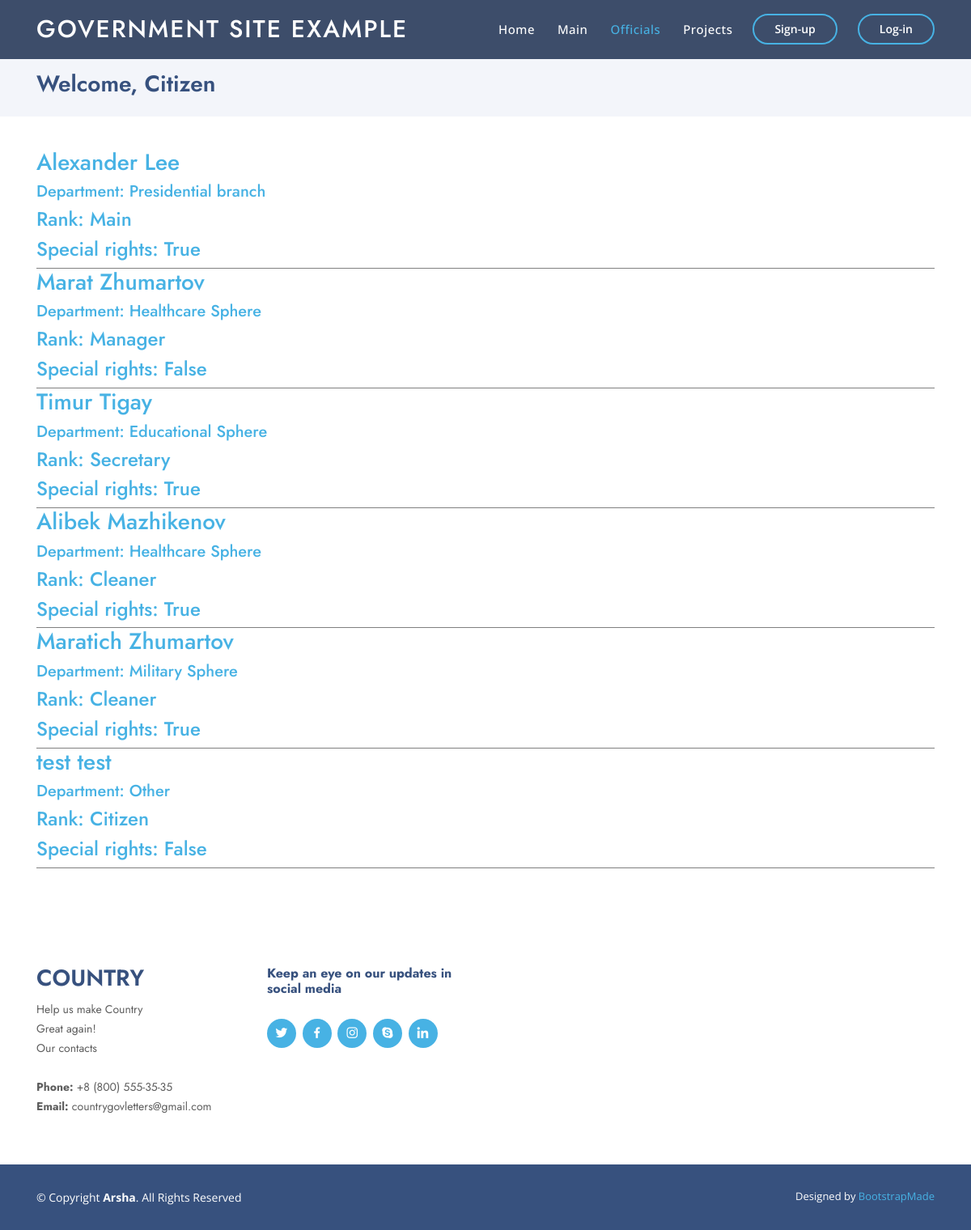
Before: /team with the older database file.
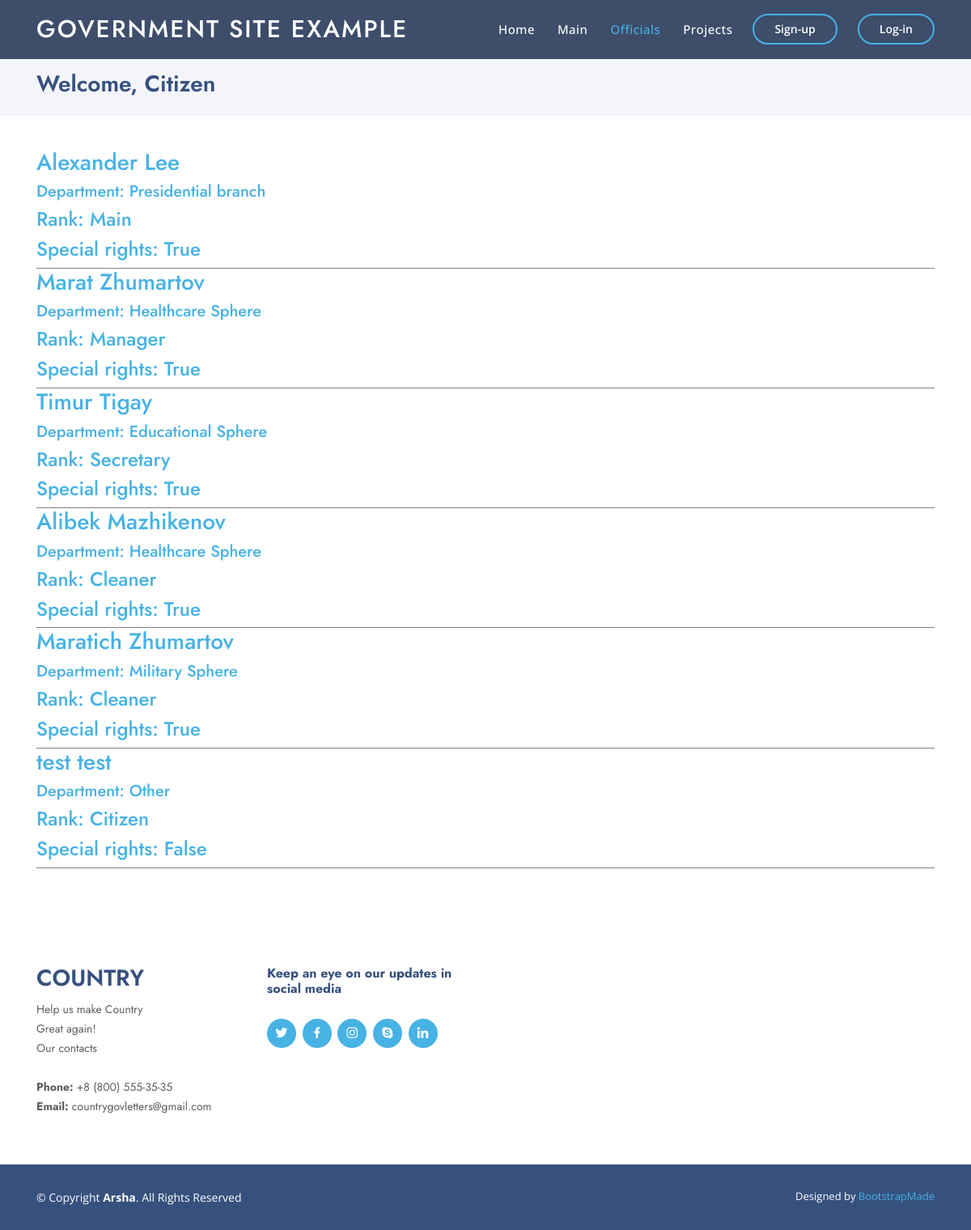
After: the same page with the newer database file.
### Content/models.py (models this page shows, shortened)
class Citizen(models.Model):
    user = models.OneToOneField(User, on_delete=models.CASCADE)
    department = models.CharField(max_length=100)
    avatar = models.ImageField(name="avatar", upload_to='avatars')
    amount_of_accepted_projects = models.IntegerField(default=0)
    bday = models.DateField(name="birth_day", auto_now=False)
    gender = models.CharField(name="gender", default="Other", max_length=15, choices=[('Male','Male'), ('Female','Female'), ('Other','Other')])
    age = models.IntegerField(name="age", default=0)
    rank = models.CharField(name="rank", default="", max_length=100)
    ed_proj = models.IntegerField(name="education_projects", default=0)
    health_proj = models.IntegerField(name="healthcare_projects", default=0)
    military_proj = models.IntegerField(name="military_projects", default=0)
    social_proj = models.IntegerField(name="social_projects", default=0)
    cult_proj = models.IntegerField(name="culture_projects", default=0)
    is_staff = models.BooleanField(name="is_staff", default=False)
    class Meta:
        verbose_name = 'Citizen'
        verbose_name_plural = 'Citizens'

### Content/views.py (the view)
# urls.py: path('team', team),
def team(request):
    context = context_data_preparing(request)
    context['team'] = Citizen.objects.all()
    return render(request, 'Content/team.html', context)

### Content/views_cases.py (called while the page is built)
def context_data_preparing(request):
    try:
        context = {
            'cit':Citizen.objects.get(id=request.user.id),
            'user':request.user
        }
    except Exception:
        context = {
            'cit':None,
            'user':None
        }
    return context

### Content/templates/Content/team.html (shortened to what this page needs)
{% load static %}
<!DOCTYPE html>
<html lang="en">
<head>
  <link href="{% static "vendor/bootstrap/css/bootstrap.min.css" %}" rel="stylesheet">
  <link href="{% static "vendor/icofont/icofont.min.css" %}" rel="stylesheet">
  <link href="{% static "vendor/boxicons/css/boxicons.min.css" %}" rel="stylesheet">
  <link href="{% static "vendor/remixicon/remixicon.css" %}" rel="stylesheet">
  <link href="{% static "vendor/venobox/venobox.css" %}" rel="stylesheet">
  <link href="{% static "vendor/owl.carousel/assets/owl.carousel.min.css" %}" rel="stylesheet">
  <link href="{% static "vendor/aos/aos.css" %}" rel="stylesheet">
  <link href="{% static "css/style.css" %}" rel="stylesheet">
</head>
<body>
  <header id="header" class="fixed-top header-inner-pages">
    <div class="container d-flex align-items-center">
      <h1 class="logo mr-auto"><a href="#">Government site example</a></h1>
      <nav class="nav-menu d-none d-lg-block">
        <ul>
            <li><a href="start">Home</a></li>
            <li ><a href="main">Main</a></li>
            <li class="active"><a href="#">Officials</a></li>
            <li><a href="projects">Projects</a></li>
        </ul>
      </nav>
      {% if user %}
            <a href="logout" class="get-started-btn scrollto">Logout</a>
      {% else %}
      <a href="auth" class="get-started-btn scrollto">Sign-up</a>
      <a href="login" class="get-started-btn scrollto">Log-in</a>
      {% endif %}
    </div>
  </header>
  <main id="main">
    <section id="breadcrumbs" class="breadcrumbs">
      <div class="container">
        <h2>Welcome, {% if user %} {{ user.first_name }} {{ user.last_name }} {% else %} Citizen {% endif %}</h2>
      </div>
    </section>
    <section id="portfolio-details" class="portfolio-details">
      <div class="container">
        {% if team %}
        {% for official in team %}
        <a href="profile?id={{official.id}}">
          <div class="portfolio-details-container" style="border-bottom: 1px solid grey;">
            <h3>{{ official.user.first_name }} {{ official.user.last_name }}</h3>
            <h5>Department: {{ official.department }}</h5>
            <h4>Rank: {{ official.rank }}</h4>
            <h4>Special rights: {{ official.is_staff }}</h4>
          </div>
        </a>
        {% endfor %}
        {% endif %}
      </div>
    </section>
  </main>
  <footer id="footer">
    <div class="footer-top">
      <div class="container">
        <div class="row">
          <div class="col-lg-3 col-md-6 footer-contact">
            <h3>Country</h3>
            <p>
              Help us make Country <br>
              Great again!<br>
              Our contacts<br><br>
              <strong>Phone:</strong> +8 (800) 555-35-35<br>
              <strong>Email:</strong> countrygovletters@gmail.com<br>
            </p>
          </div>
          <div class="col-lg-3 col-md-6 footer-links">
            <h4>Keep an eye on our updates in social media</h4>
            <div class="social-links mt-3">
              <a href="#" class="twitter"><i class="bx bxl-twitter"></i></a>
              <a href="#" class="facebook"><i class="bx bxl-facebook"></i></a>
              <a href="#" class="instagram"><i class="bx bxl-instagram"></i></a>
              <a href="#" class="google-plus"><i class="bx bxl-skype"></i></a>
              <a href="#" class="linkedin"><i class="bx bxl-linkedin"></i></a>
            </div>
          </div>
        </div>
      </div>
    </div>
    <div class="container footer-bottom clearfix">
      <div class="copyright">
        &copy; Copyright <strong><span>Arsha</span></strong>. All Rights Reserved
      </div>
      <div class="credits">
        Designed by <a href="https://bootstrapmade.com/">BootstrapMade</a>
      </div>
    </div>
  </footer>
</body>
</html>

Changed rows visible on the page:
changed Citizen "Manager": is_staff "False" → "True"
